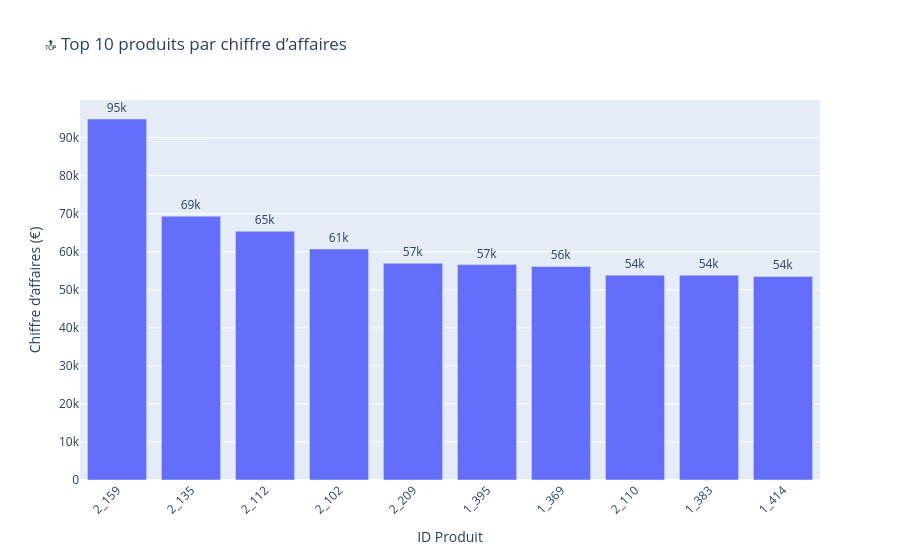

The notebook cell this image was saved under:
### Markdown cell above
<div style="border: 1px solid #224F59;" >
<h3 style="margin: auto; padding: 20px; color: #224F59; ">2. Visualisation des Top produits</h3>
</div>

### Code cell
fig = px.bar(
    top_produits,
    x='id_prod',
    y='ca_total',
    title="🔝 Top 10 produits par chiffre d’affaires",
    labels={'id_prod': 'ID Produit', 'ca_total': 'Chiffre d’affaires (€)'},
    text='ca_total'
)
fig.update_traces(texttemplate='%{text:.2s}', textposition='outside')
fig.update_layout(xaxis_tickangle=-45)
fig.show()

### Figure 1 — Plotly figure (JSON) as saved in the notebook; plotly's stock layout.template omitted (floating-point values rounded to 4 significant figures)
{"data": [{"hovertemplate": "ID Produit=%{x}<br>Chiffre d’affaires (€)=%{text}<extra></extra>", "legendgroup": "", "marker": {"color": "#636efa", "pattern": {"shape": ""}}, "name": "", "orientation": "v", "showlegend": false, "text": [94890.0, 69330.0, 65410.0, 60740.0, 56970.0, 56620.0, 56140.0, 53850.0, 53830.0, 53520.0], "textposition": "outside", "texttemplate": "%{text:.2s}", "type": "bar", "x": ["2_159", "2_135", "2_112", "2_102", "2_209", "1_395", "1_369", "2_110", "1_383", "1_414"], "xaxis": "x", "y": [94890.0, 69330.0, 65410.0, 60740.0, 56970.0, 56620.0, 56140.0, 53850.0, 53830.0, 53520.0], "yaxis": "y"}], "layout": {"autosize": true, "barmode": "relative", "legend": {"tracegroupgap": 0}, "title": {"text": "🔝 Top 10 produits par chiffre d’affaires"}, "xaxis": {"anchor": "y", "autorange": true, "domain": [0, 1], "range": [-0.5, 9.5], "tickangle": -45, "title": {"text": "ID Produit"}, "type": "category"}, "yaxis": {"anchor": "x", "autorange": true, "domain": [0, 1], "range": [0, 99890.0], "title": {"text": "Chiffre d’affaires (€)"}, "type": "linear"}}}
